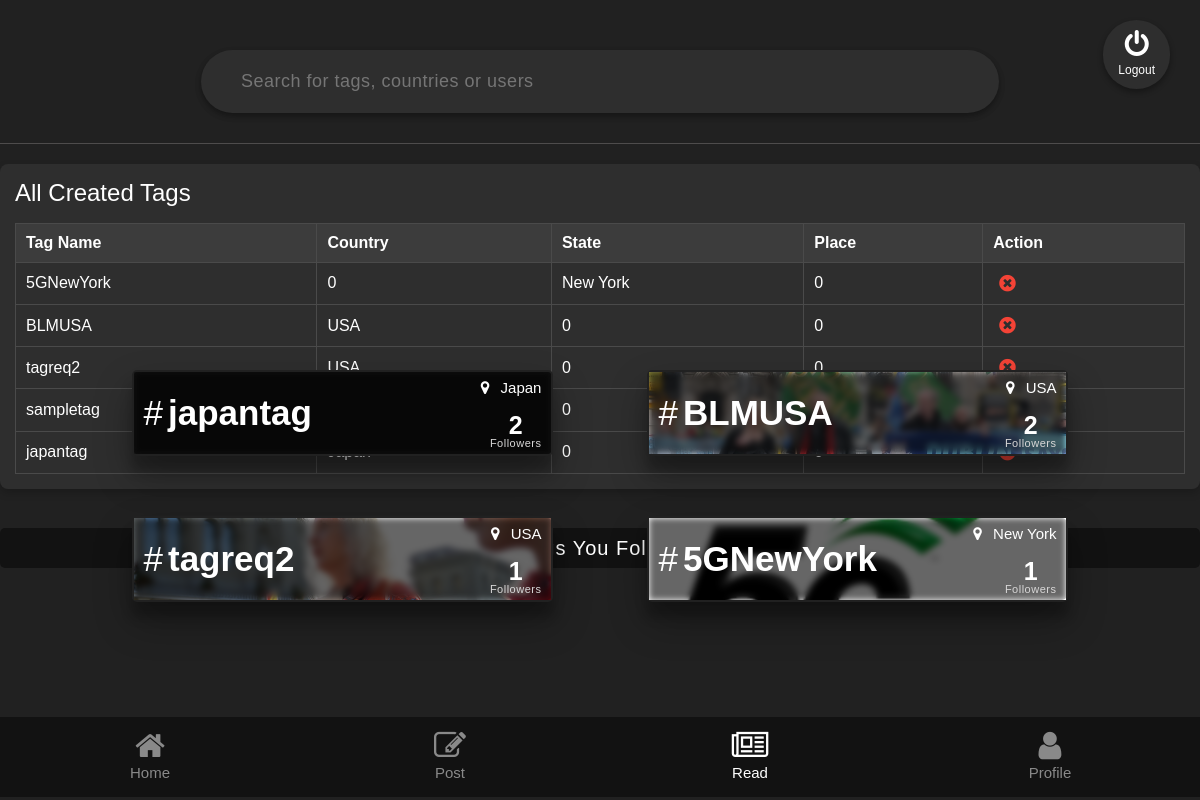
The app's page /tags/findtags/ (signed in), older data.
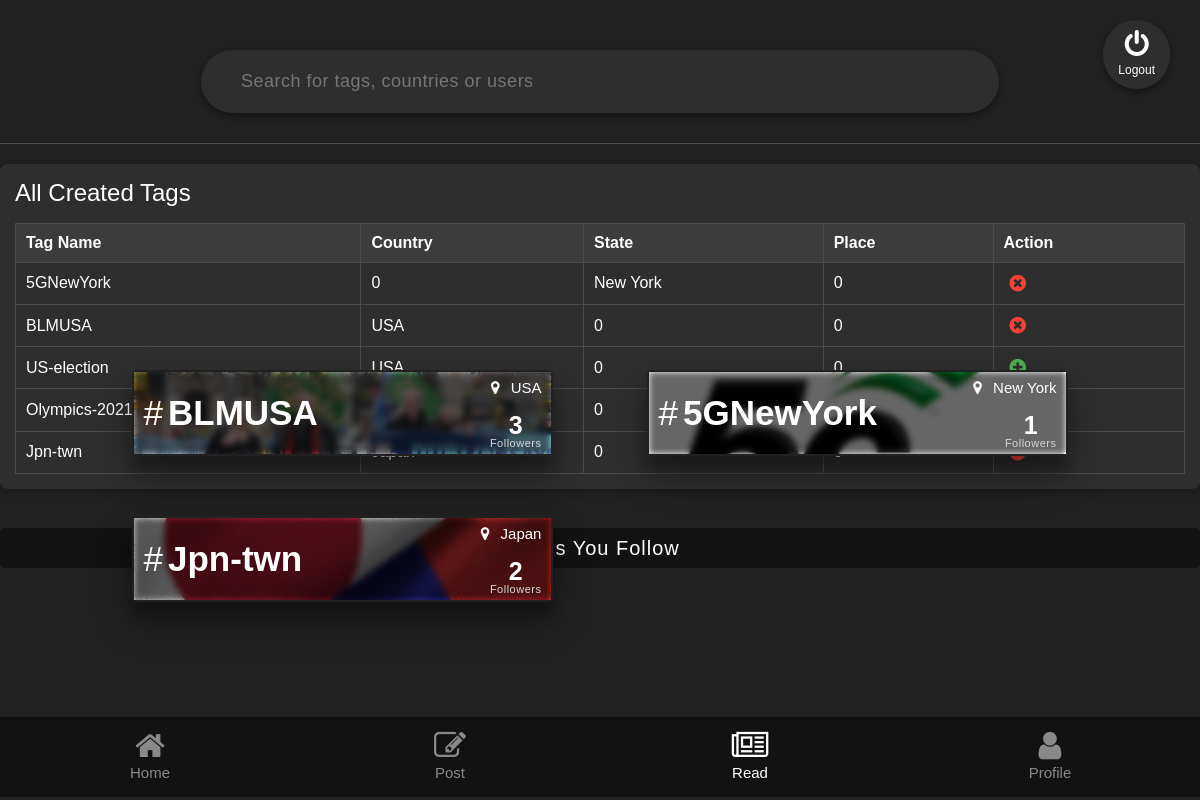
The same page, newer data.
### Tags/models.py (models this page shows, shortened)
class Tagmodel(models.Model):
    tag_title=models.CharField(max_length=40,default=0)
    tag_name=models.CharField(max_length=40,unique=True)
    tag_image=models.ImageField(upload_to='tags')
    tag_disc=models.TextField(default=0)
    t_country=models.CharField(max_length=20)
    t_state=models.CharField(max_length=20)
    t_place=models.CharField(max_length=20)

class following(models.Model):
    tag = models.ForeignKey(Tagmodel,on_delete=models.SET_NULL,null=True,verbose_name="Tagmodel")
    user = models.ForeignKey(UserModel,on_delete=models.SET_NULL,null=True,verbose_name="UserModel")
    is_follow = models.BooleanField(default=0)
    follow_count = models.IntegerField(default=0)

### Tags/views.py (the view)
# urls.py: path('findtags/',views.findTags,name="find-Tags"),
def findTags(request):
    if request.session.has_key('userid'):
        loggeduser = UserModel.objects.get(id = request.session['userid'])
        tags = Tagmodel.objects.all()
        users_tag = following.objects.filter(user = loggeduser)
        followed_tags_ids = [f.tag.id for f in users_tag] # Get IDs of tags the user follows
        country = PostModel.objects.all().values('tag_id__t_country').annotate(dcount=Count('tag_id__t_country')).order_by()
        users = UserModel.objects.all()
        return render(request, "find-tags.html",{
            'users':users,
            "tags":tags,
            "country":country,
            "u_tags":users_tag,
            "followed_tags_ids": followed_tags_ids, # Pass the list of followed tag IDs
        })
    else:
        return redirect("/user/login")

### Tags/templates/find-tags.html (shortened to what this page needs)
{% extends 'base.html' %} {% block title %}X-media | Find{% endblock %}
{% block content %}
<div class="search-holder">
  <input
    type="text"
    id="searchinput"
    onkeyup="search()"
    placeholder="Search for tags, countries or users"
    id="search"
  />
</div>
<div id="tags-table-container" style="margin-top: 20px; padding: 15px; background-color: #2E2E2E; border-radius: 8px; box-shadow: 0 4px 8px rgba(0, 0, 0, 0.2);">
  <h4 style="color: white; margin-bottom: 15px;">All Created Tags</h4>
  <table style="width: 100%; border-collapse: collapse; color: white; text-align: left;">
    <thead>
      <tr style="background-color: #3C3C3C;">
        <th style="padding: 10px; border: 1px solid #4A4A4A;">Tag Name</th>
        <th style="padding: 10px; border: 1px solid #4A4A4A;">Country</th>
        <th style="padding: 10px; border: 1px solid #4A4A4A;">State</th>
        <th style="padding: 10px; border: 1px solid #4A4A4A;">Place</th>
        <th style="padding: 10px; border: 1px solid #4A4A4A;">Action</th>
      </tr>
    </thead>
    <tbody>
      {% if tags %}
        {% for tag in tags %}
          <tr style="border-bottom: 1px solid #4A4A4A;">
            <td style="padding: 10px; border: 1px solid #4A4A4A;">{{ tag.tag_name }}</td>
            <td style="padding: 10px; border: 1px solid #4A4A4A;">{{ tag.t_country|default:'' }}</td>
            <td style="padding: 10px; border: 1px solid #4A4A4A;">{{ tag.t_state|default:'' }}</td>
            <td style="padding: 10px; border: 1px solid #4A4A4A;">{{ tag.t_place|default:'' }}</td>
            <td style="padding: 10px; border: 1px solid #4A4A4A;">
              <button class="follow-toggle-button" data-tag-id="{{ tag.id }}" style="background: none; border: none; cursor: pointer; color: #4CAF50; font-size: 1.2em;">
                {% if tag.id in followed_tags_ids %}
                  <i class="fa fa-times-circle" aria-hidden="true" style="color: #f44336;"></i>
                {% else %}
                  <i class="fa fa-plus-circle" aria-hidden="true"></i>
                {% endif %}
              </button>
            </td>
          </tr>
        {% endfor %}
      {% else %}
        <tr>
          <td colspan="5" style="padding: 10px; text-align: center; color: #888;">No tags created yet.</td>
        </tr>
      {% endif %}
    </tbody>
  </table>
</div>
{% if u_tags %}
<h4 class="u-follow-title" id="folltitle">Tags You Follow</h4>
<div class="u-follow-holder">
<div class="row">
    {% for tag in u_tags  %}
    <div class="col-sm-6">
      <a href="{% url 'Posts:related-post' tag.tag.id %}">
    <div class="the-tag d-flex">
     <div style="background-image: url('{{tag.tag.tag_image.url }}');" class="tag-cov-img">
      <div class="the-tag-head">
        <h2><span>#</span>{{tag.tag.tag_name}}
        </h2>
      </div>
      {% if tag.tag.t_country != "0" %}
      <p class="tag-place-dat">
        <i class="fa fa-map-marker" aria-hidden="true"></i>
        {{tag.tag.t_country}}
      </p>
      {% endif %}
      {% if tag.tag.t_state != "0" %}
      <p class="tag-place-dat">
        <i class="fa fa-map-marker" aria-hidden="true"></i>
        {{tag.tag.t_state}}
      </p>
      {% endif %}
    <div style="right: 10px;" class="post-count">
      {{tag.follow_count}} <p>Followers</p>
    </div>
     </div>
  </div>
  </a>
    </div>
    {% endfor %}
</div>
</div>
{% else %}
    <h3 class="tag-error">No tags</h3>
{% endif %}
{% endblock content %}

Row changes from the older to the newer data that the page shows:
removed following: tag.tag_name "japantag", tag.t_country "Japan", follow_count "2"
removed following: tag.tag_image (picture), tag.tag_name "tagreq2", tag.t_country "USA", follow_count "1"
changed Tagmodel: tag_name "tagreq2" → "US-election"
changed Tagmodel: tag_name "sampletag" → "Olympics-2021"
changed Tagmodel: tag_name "japantag" → "Jpn-twn"
changed following "BLMUSA": follow_count "2" → "3"
added following: tag.tag_image (picture), tag.tag_name "Jpn-twn", tag.t_country "Japan", follow_count "2"
